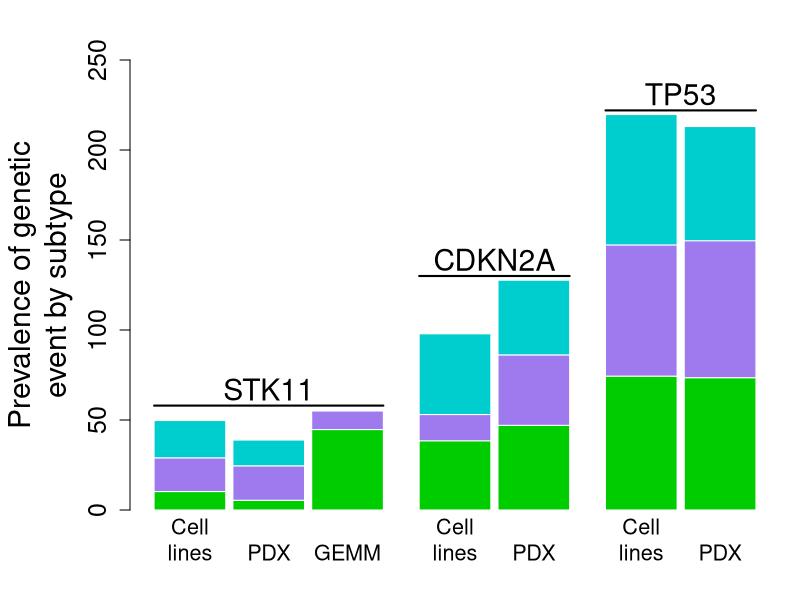

Here is the R script that generated this plot:
data <- read.table("../data/CellLines_KRASall_subtypes.tsv", sep="\t", header=TRUE, check.names=FALSE)
data <- data[!data$Subtype %in% "unclassified",]
data$Subtype <- factor(data$Subtype, levels=c("MES", "PRO", "MUC"))
prev <- table(data$Subtype, data$STK11_mutation_or_homozygous_loss)
fisher.test(rbind(prev["PRO", ], colSums(prev[c("MUC", "MES"), ])), alternative="greater")$p.value
prev.STK11 <- prop.table(prev, 1)[,"ALT"]*100
prev <- table(data$Subtype, data$CDKN2A_mutation_or_homozygous_loss)
fisher.test(rbind(prev["MUC", ], colSums(prev[c("PRO", "MES"), ])), alternative="greater")$p.value
prev.CDKN2A <- prop.table(prev, 1)[,"ALT"]*100
prev <- table(data$Subtype, data$TP53_mutation_or_homozygous_loss)
fisher.test(rbind(prev["MES", ], colSums(prev[c("MUC", "PRO"), ])), alternative="greater")$p.value
prev.TP53 <- prop.table(prev, 1)[,"ALT"]*100
prev.Celllines <- c(prev.STK11, prev.CDKN2A, prev.TP53)

data <- read.table("../data/PDX_KRASall_subtypes.tsv", sep="\t", header=TRUE, check.names=FALSE)
data <- data[!data$Subtype %in% "unclassified",]
data$Subtype <- factor(data$Subtype, levels=c("MES", "PRO", "MUC"))
data$STK11 <- as.character(data$STK11)
data$STK11[!data$STK11 %in% "WT" & !is.na(data$STK11)] <- "ALT"
prev <- table(data$Subtype, data$STK11)
fisher.test(rbind(prev["PRO", ], colSums(prev[c("MUC", "MES"), ])), alternative="greater")$p.value
prev.STK11 <- prop.table(prev, 1)[,"ALT"]*100
data$CDKN2A <- as.character(data$CDKN2A)
data$CDKN2A[!data$CDKN2A %in% "WT" & !is.na(data$CDKN2A)] <- "ALT"
prev <- table(data$Subtype, data$CDKN2A)
fisher.test(rbind(prev["MUC", ], colSums(prev[c("PRO", "MES"), ])), alternative="greater")$p.value
prev.CDKN2A <- prop.table(prev, 1)[,"ALT"]*100
data$TP53 <- as.character(data$TP53)
data$TP53[!data$TP53 %in% "WT" & !is.na(data$TP53)] <- "ALT"
prev <- table(data$Subtype, data$TP53)
fisher.test(rbind(prev["MES", ], colSums(prev[c("MUC", "PRO"), ])), alternative="greater")$p.value
prev.TP53 <- prop.table(prev, 1)[,"ALT"]*100
prev.PDX <- c(prev.STK11, prev.CDKN2A, prev.TP53)

data <- read.table("../data/GEMM_KRASmut_subtypes.tsv", sep="\t", header=TRUE, check.names=FALSE)
data <- data[!data$Subtype %in% "unclassified",]
data$Subtype <- factor(data$Subtype, levels=c("PRO", "MUC"))
data$STK11 <- data$Stk11_loss
data$STK11[data$Stk11_loss] <- "ALT"
data$STK11[!data$Stk11_loss] <- "WT"
prev <- table(data$Subtype, data$STK11)
fisher.test(rbind(prev["PRO", ], prev["MUC", ]))$p.value
prev.STK11 <- prop.table(prev, 1)[,"ALT"]*100
prev.STK11["MES"] <- 0
prev.GEMM <- c(prev.STK11)

prev <- rbind(prev.Celllines[1:3], prev.PDX[1:3], prev.GEMM[1:3],
					prev.Celllines[4:6], prev.PDX[4:6], 
					prev.Celllines[7:9], prev.PDX[7:9])
rownames(prev) <- c("Cell\nlines", "PDX", "GEMM", "Cell\nlines", "PDX", "Cell\nlines", "PDX")
prev <- t(prev)

pdf("../figures/Fig3_CelllinesPDXGEMM_GeneticEnrichment.pdf", width=8, height=6.5)
par(mar=c(4.5, 6.5, 3, 1), xpd=TRUE)
bp <- barplot(prev, xlab="", ylab="Prevalence of genetic\nevent by subtype", col=c("green3", "mediumpurple2", "cyan3"), 
			cex.axis=1.5, cex.lab=1.8, ylim=c(0,250), border=FALSE, space=c(rep(0.1,3),0.5, 0.1,0.5, 0.1), xaxt="n")

lines(x=c(bp[1]-0.5,bp[3]+0.5), y=rep(58,2), lwd=2)
text(x=(bp[1]+bp[3])/2, y=67, labels="STK11", cex=1.8)
lines(x=c(bp[4]-0.5,bp[5]+0.5), y=rep(130,2), lwd=2)
text(x=(bp[4]+bp[5])/2, y=139, labels="CDKN2A", cex=1.8)
lines(x=c(bp[6]-0.5,bp[7]+0.5), y=rep(222,2), lwd=2)
text(x=(bp[6]+bp[7])/2, y=231, labels="TP53", cex=1.8)
axis(1, at=bp, pos=-8, labels=colnames(prev), lwd=0, cex.axis=1.3)
#text(x=-1, y=-15, labels="Cohort", cex=1.3)
dev.off()
